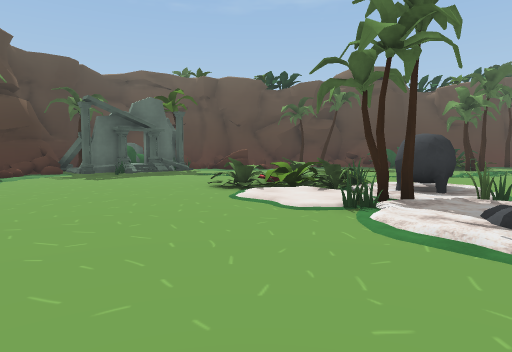
view 1 (above)

24 first-person views from a walk through a Unity game level. The camera is 1.5 m above the floor, tilts 4° down and sees 75° across. The floor is counted in squares, 2 m on a side. Each view is taken from the middle of a square. On the plan, view 1 faces up. The plan holds only what a view shows up to about 11 squares ahead; the rest is blank. The place goes on beyond the plan. The player is left out. Some animated figures are left out. Some surface patterns are stand-ins.

view 2
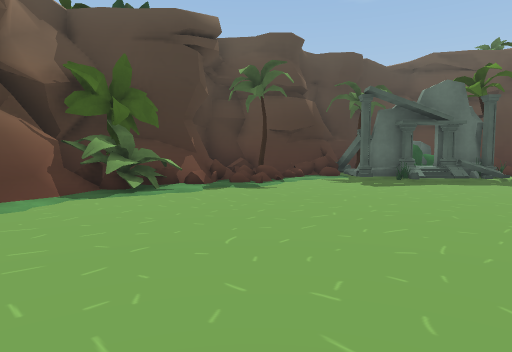

view 3
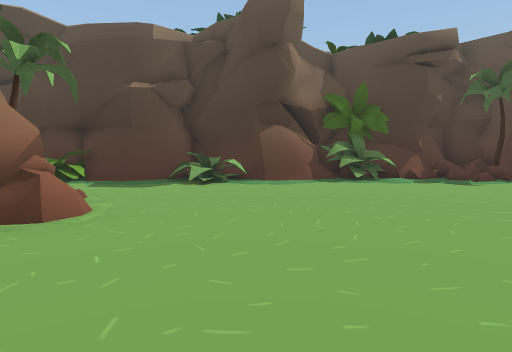

view 4
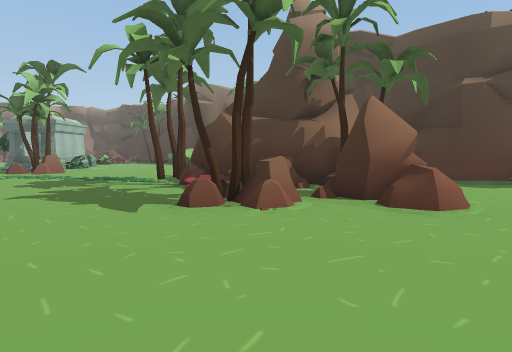

view 5
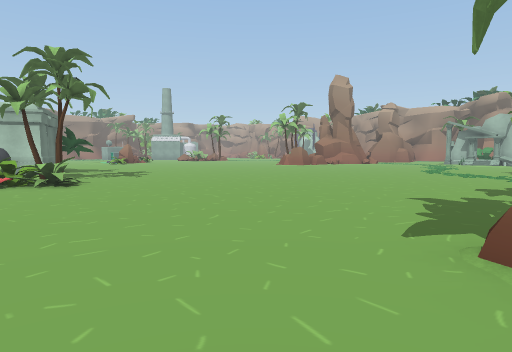

view 6
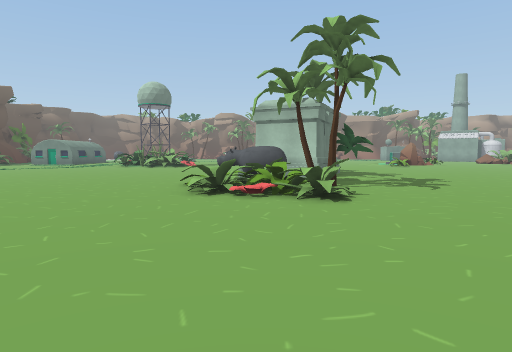

view 7
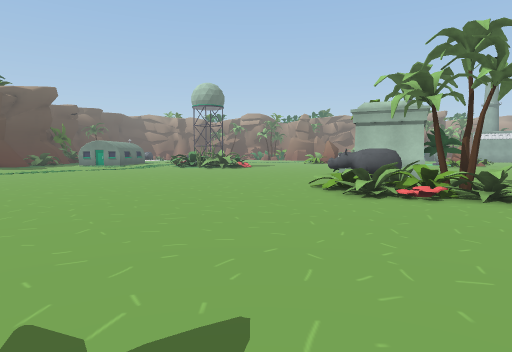

view 8
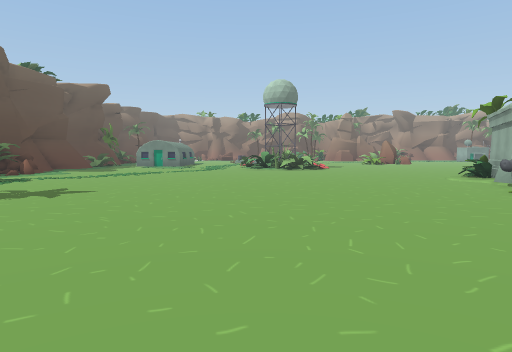

view 9
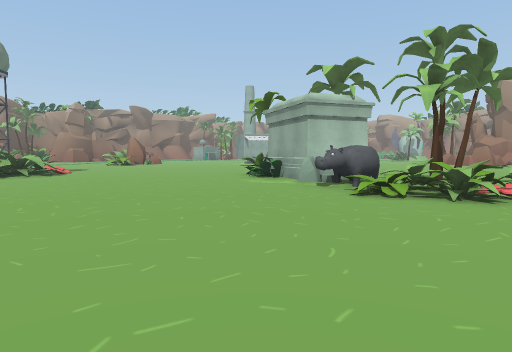

view 10
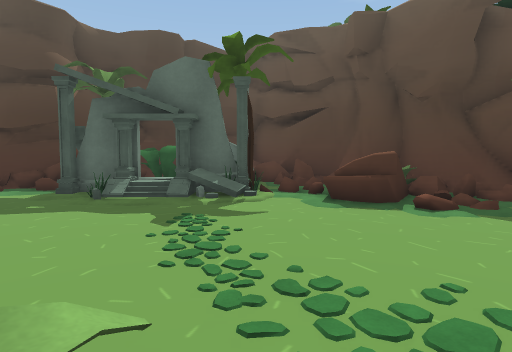

view 11
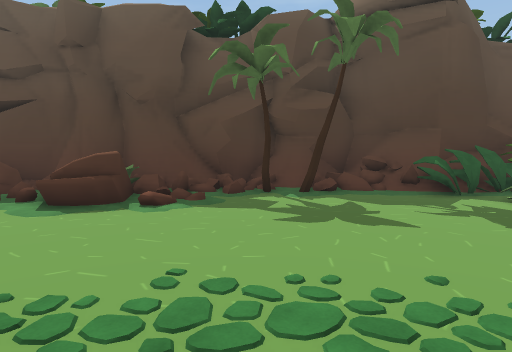

view 12
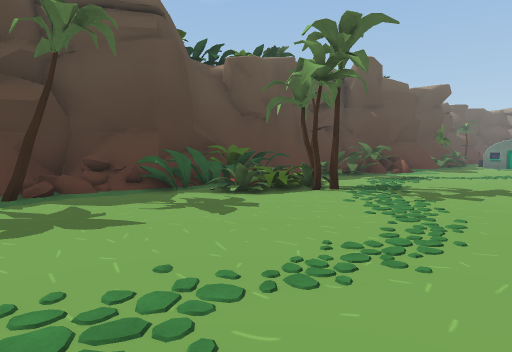

view 13
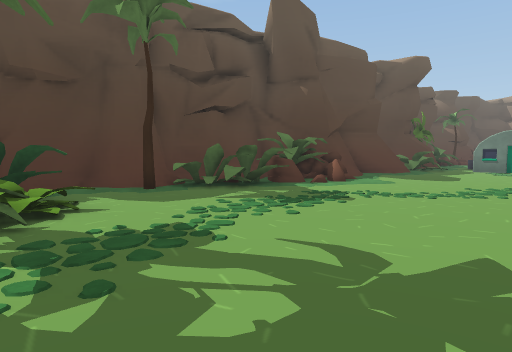

view 14
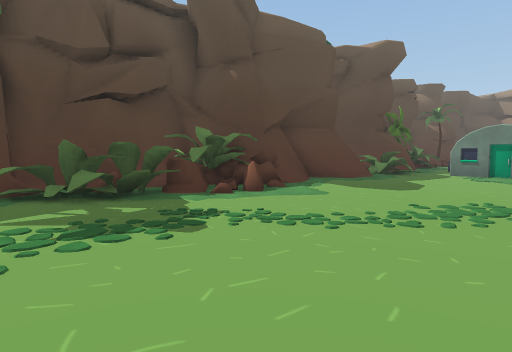

view 15
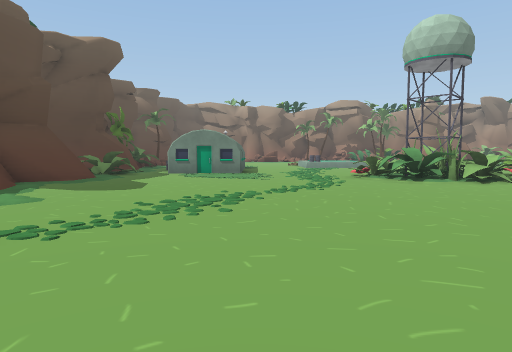

view 16
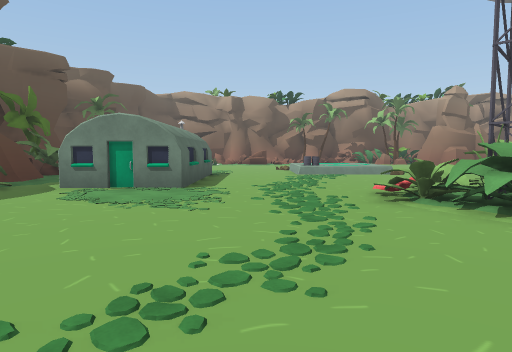

view 17
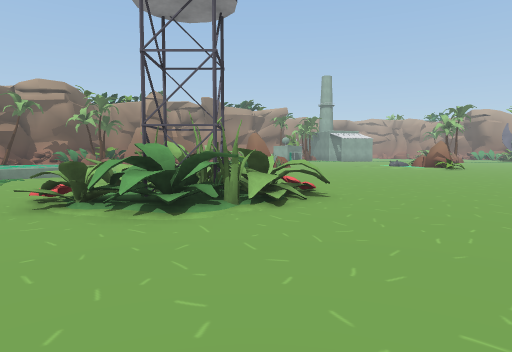

view 18
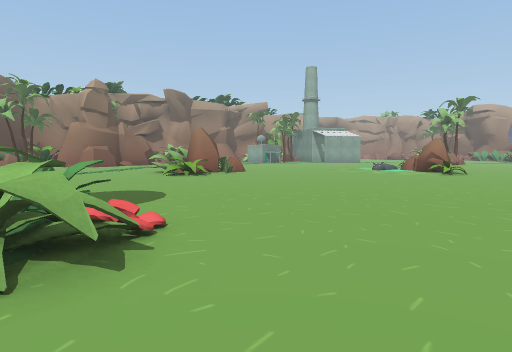

view 19
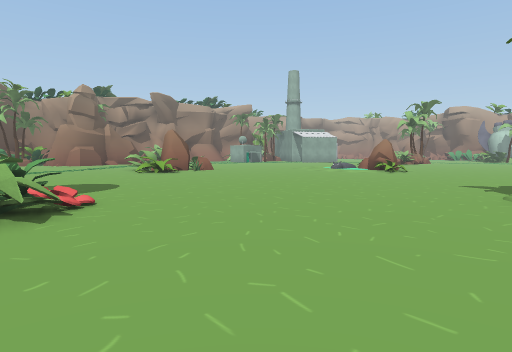

view 20
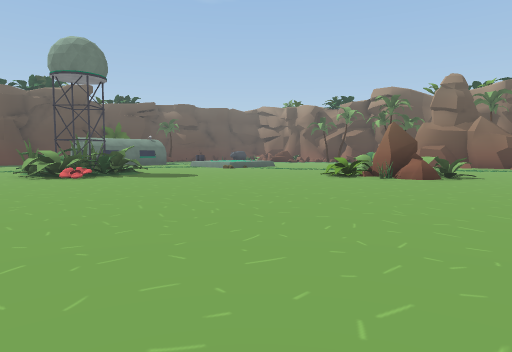

view 21
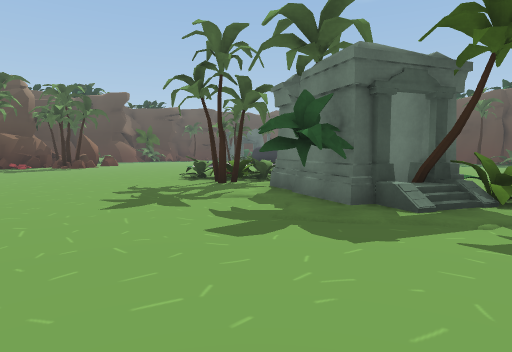

view 22
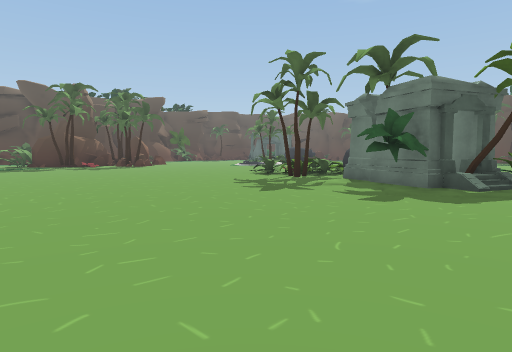

view 23
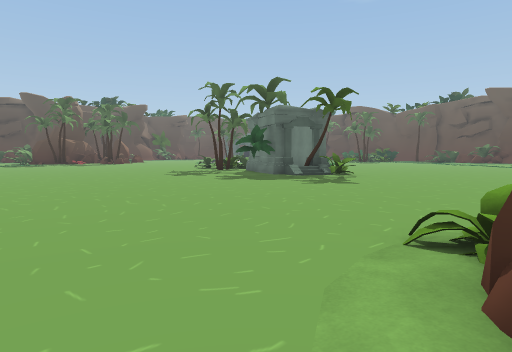

view 24
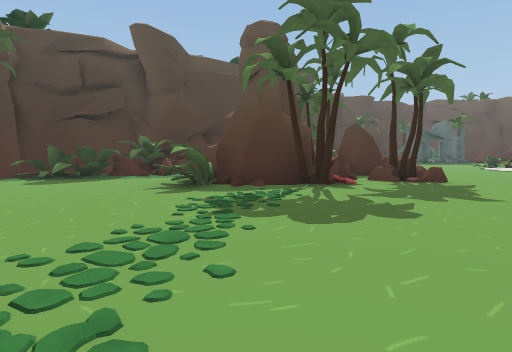

### Floor plan
Key: @ floor where view 1 was taken; # wall or solid block; x gap in a wall; . main floor; : floor 0.25 m higher than the main floor; + floor 0.75 m higher than the main floor; / step, stairs or slope; = window, fence, low wall or low ledge; ^ raised ledge; T tree; B bush; A box; R rock; F flower; U building; O other object.
Columns run from 10 left of view 1 to 28 right of it. Each row starts with its distance up from view 1.
 18      #  ############### ####
 17      ####O#=#===#^#BO#####B##
 16     O#== O=#TT..OOOOOOTOOOBB####  O###O
 15     O ##.==/.....BO.:B..OO#B=..##OO.#OO
 14   # O #TO=/......//B.................U
 13   #OO##A..........................U UU
 12   #^T#/............................
 11   #x##/...........................O###
 10  ##........//..........................
  9  =T=....... /..........................
  8  #=#.....//OOOO........................
  7  ##.......BBBOO.................O.....=
  6  ##..........O/................OBF.....
  5  ##O....../OTOO................OO B....
  4  ##O.......OO/.................O O
  3   ##........O /...............OFB/
  2   #.........//.........................
  1   =O................./.................
  0   #O....R.@........B+OO................
 -1   ##...RR..........FBOOAB/.............
 -2   ##...TRR.........BB..T #B...........
 -3   #O  #T#TT..........#.T#T/...........B
 -4   #O  ##^...............BB...........OR
 -5     ## ##O............................
 -6   OO#####T.............................
 -7  OO#=OO##..............................
 -8   OO..OO......................../
 -9 ##OO...........................:B
-10  #O............. ...............RR
-11   T............       ...........
-12             ..              .....

Positions as (right, up) in squares from view 1, and headings:
1: (0, 0), facing up
2: (-1, 2), facing up-left
3: (2, 2), facing left
4: (3, 1), facing down-left
5: (0, 0), facing down-right
6: (3, -1), facing right
7: (3, 2), facing right
8: (4, 6), facing right
9: (8, 6), facing down-right
10: (2, 9), facing up-left
11: (2, 9), facing up
12: (2, 9), facing up-right
13: (9, 10), facing up-right
14: (12, 10), facing up-right
15: (12, 10), facing right
16: (17, 9), facing right
17: (17, 8), facing down-right
18: (18, 4), facing down-right
19: (16, 4), facing down-right
20: (18, -8), facing up-right
21: (17, -8), facing up-left
22: (17, -11), facing up-left
23: (22, -12), facing up-left
24: (3, -12), facing up-left
